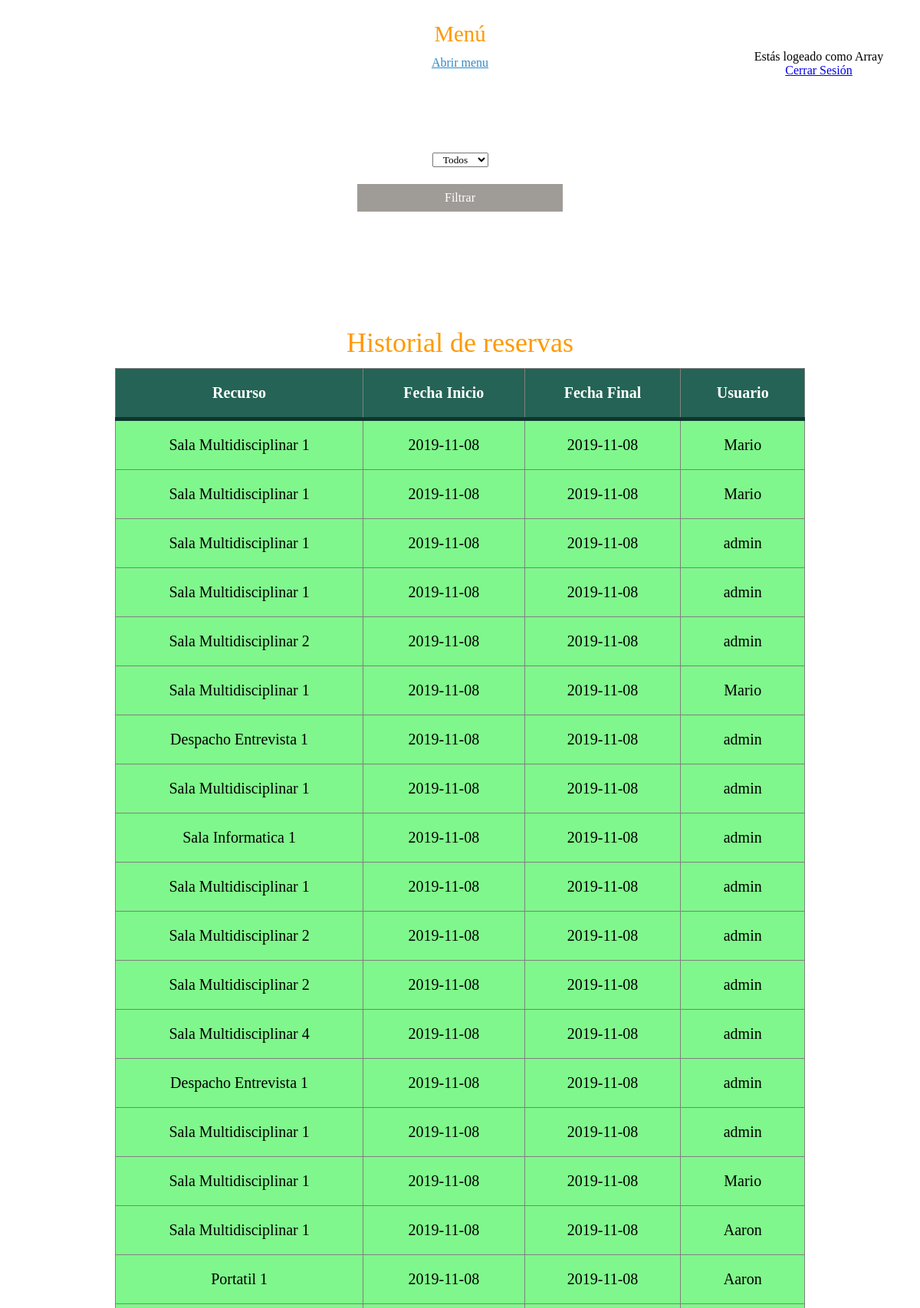
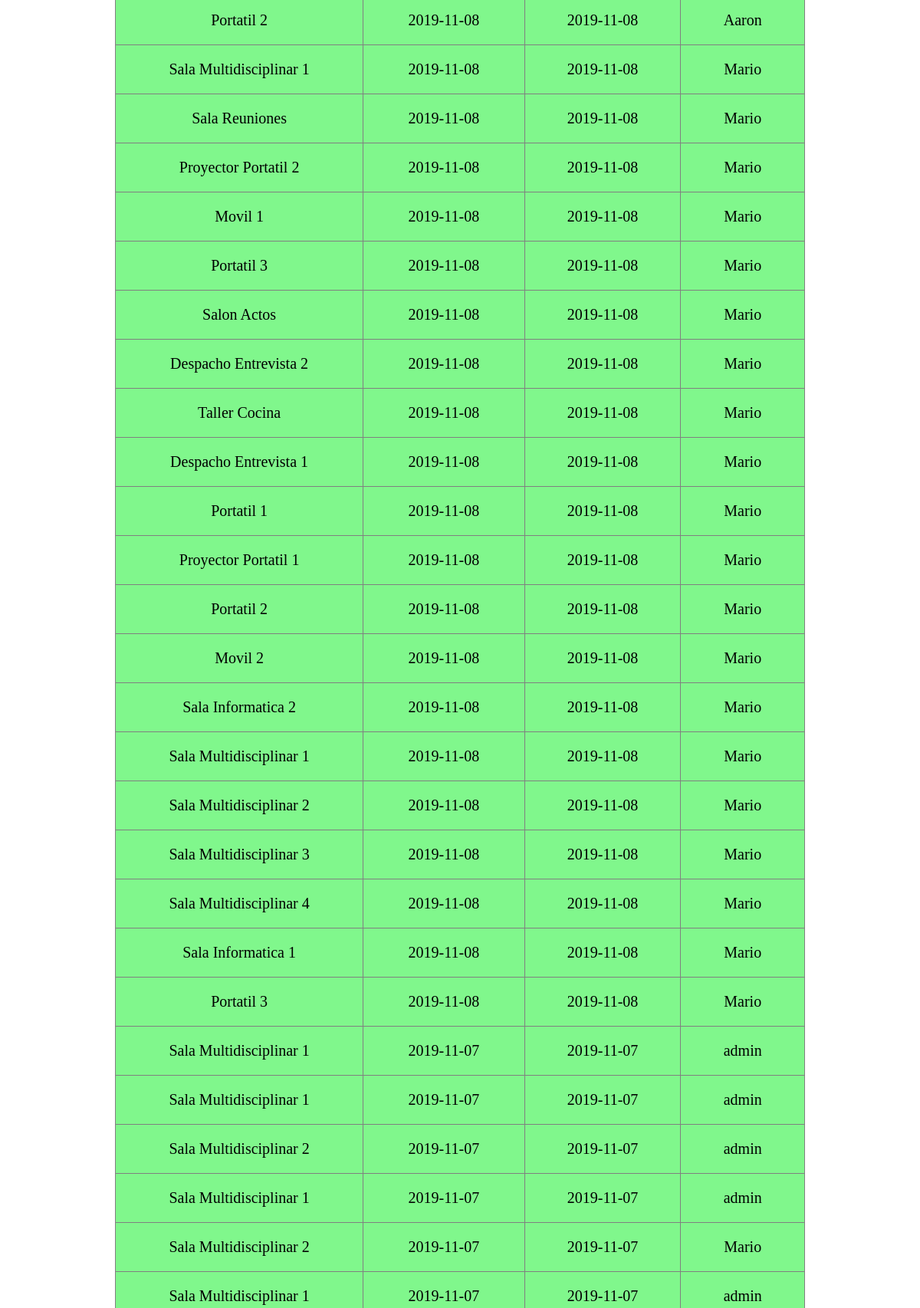
/historial.php (signed in, upper part), run on the app's committed database (2 pictures, top to bottom).
### tables this page shows
CREATE TABLE `reserva` (
  `id_reserva` int(3) NOT NULL,
  `fecha_ini` date NOT NULL,
  `fecha_fin` date DEFAULT NULL,
  `hora_ini` time NOT NULL,
  `hora_fin` time DEFAULT NULL,
  `id_usu` int(11) DEFAULT NULL,
  `id_recursos` int(3) DEFAULT NULL
);

CREATE TABLE `recursos` (
  `id_recursos` int(3) NOT NULL,
  `nombre_recurso` varchar(100) NOT NULL,
  `descripcion` varchar(255) NOT NULL,
  `imagen` varchar(100) DEFAULT NULL,
  `id_disponible` int(3) DEFAULT NULL,
  `id_tipo_recurso` int(3) DEFAULT NULL
);

CREATE TABLE `usuarios` (
  `id_usu` int(11) NOT NULL,
  `user` varchar(50) NOT NULL,
  `password` text NOT NULL
);

### historial.php (the view, shortened to what this page needs)
<!DOCTYPE html>
<html>
<head>
	<link rel="stylesheet" type="text/css" href="estilos2.css">
    <link rel="stylesheet" type="text/css" href="tabla.css">
</head>
<body>
</head>
<body>
<?php
	if(isset($_SESSION['username'])){
	$usuario = $_SESSION['username'];
}
?>
<div id="contenido">
  <h1>Menú</h1>
  <a id="abrir" class="abrir-cerrar" href="javascript:void(0)" onclick="mostrar()">Abrir menu</a><a id="cerrar" class="abrir-cerrar" href="#" onclick="ocultar()">Cerrar menu</a>
</div>
	<?php
	if(isset($_SESSION['username'])){
	$usuario = $_SESSION['username'];
}
	if(isset($usuario)){
echo "<div class='derecha'>";
echo "<br>";
echo "Estás logeado como ".$usuario;
echo "<br>";
echo "<a href='procesos/cerrar.php'>Cerrar Sesión </a>";
echo "</div>";
		include 'procesos/connection.php';
echo "<form action='historial.php' method='post'>
    <select name='usuario'>
        <option value=''>Todos</option>
        <option value='admin'>Admin</option>
        <option value='Aaron'>Aaron</option>
        <option value='fernando'>Fernando</option>
        <option value='Mario'>Mario</option>
    </select>
    <input type='submit' name='subir' value='Filtrar' class='btnfiltrar'/>
</form>";
if (!isset($_POST['usuario'])) {
            $usu='';
        }else{
            $usu=$_POST['usuario'];
        }
if ($usu=='') {
		$query= "SELECT * from Usuarios inner join reserva on usuarios.id_usu=reserva.id_usu
inner join recursos on recursos.id_recursos=reserva.id_recursos ORDER BY reserva.fecha_ini DESC";
		$result=mysqli_query($db,$query);
			echo "<div class='cuadrado'";
            echo '<div id="main-container">
            <h1 style="margin-top:-10%;">Historial de reservas </h1>
        <table>
            <thead>
                <tr>
                    <th>Recurso</th><th>Fecha Inicio</th><th>Fecha Final</th><th>Usuario</th>
                </tr>
                </thead>';
			while ($row=mysqli_fetch_array($result)) {
                $recurso=$row['nombre_recurso'];
                 echo "<tr style='background-color:rgba(97,245,112,0.80);'>";
                    echo "<td><h4'>$recurso</td>"."<td>".$row['fecha_ini']."<td><h4'>".$row['fecha_fin']."</td><td>".$row['user']."</td></tr>";
			}
                echo "</tr>
        </table>
    </div>";
}
		}else{
echo "Porfavor, tienes que inciar sesión en la página del login: ";
echo "<a href='login.php'>Iniciar Sesión </a>";
}
	?></div>
</body>
</html>

### estilos2.css (style rules this page uses)
#main-container { width: 800px; }
* { padding: 0; margin: 0; font-family: century gothic; text-align: center; }
form { padding: 50px 20px; margin: calc(25% + 100px); margin-top: 70px; padding-top: 28px; margin-bottom: 30px }
.cuadrado { padding: 50px 20px; font-size: 20px; margin: calc(10% + 100px); margin-top: 70px; padding-top: 28px; margin-bottom: 30px }
h1 { text-align: center; padding: 12px; color: #444 }
input { width: calc(120% - 20px); padding: 9px; margin: auto; margin-top: 12px; font-size: 16px }
input[type='submit'] { background-color: #4 8e; color: #fff; width: calc(80% - 20px); margin: 0 10%; margin-top: 22px; border: none; }

### tabla.css (style rules this page uses)
#main-container { margin: 150px auto; width: 900px; }
table { border: grey 1px solid; text-align: left; border-collapse: collapse; width: 100%; border-radius: 1px; }
th, td { padding: 20px; border: grey 1px solid; }
thead { background-color: #246355; border-bottom: solid 5px #0F362D; color: white; }
.derecha { margin-left: 78%; margin-top: -5%; }
.btnfiltrar { background-color:rgba(149,145,140,0.90); }

### historial.php (style rules this page uses)
body { background:url(https://www.elsetge.cat/myimg/f/145-1452323_nature-landscape-sky-clouds-himalayas-mountain-minimalist-nature.jpg)no-repeat fixed center; }
body { font-family: "Segoe UI", sans-serif; font-size:100%; }
h1 { color:#f90; font-size:180%; font-weight:normal; }
#contenido { transition: margin-left .4s; padding: 1rem; }
.abrir-cerrar { color: #2E88C7; font-size:1rem; }

### data on the page
reserva: id_recursos.nombre_recurso "Sala Multidisciplinar 1", fecha_ini "2019-11-08", fecha_fin "2019-11-08", id_usu.user "Mario"
reserva: id_recursos.nombre_recurso "Sala Multidisciplinar 1", fecha_ini "2019-11-08", fecha_fin "2019-11-08", id_usu.user "Mario"
reserva: id_recursos.nombre_recurso "Sala Multidisciplinar 1", fecha_ini "2019-11-08", fecha_fin "2019-11-08", id_usu.user "admin"
reserva: id_recursos.nombre_recurso "Sala Multidisciplinar 1", fecha_ini "2019-11-08", fecha_fin "2019-11-08", id_usu.user "admin"
reserva: id_recursos.nombre_recurso "Sala Multidisciplinar 2", fecha_ini "2019-11-08", fecha_fin "2019-11-08", id_usu.user "admin"
reserva: id_recursos.nombre_recurso "Sala Multidisciplinar 1", fecha_ini "2019-11-08", fecha_fin "2019-11-08", id_usu.user "Mario"
reserva: id_recursos.nombre_recurso "Despacho Entrevista 1", fecha_ini "2019-11-08", fecha_fin "2019-11-08", id_usu.user "admin"
reserva: id_recursos.nombre_recurso "Sala Multidisciplinar 1", fecha_ini "2019-11-08", fecha_fin "2019-11-08", id_usu.user "admin"
reserva: id_recursos.nombre_recurso "Sala Informatica 1", fecha_ini "2019-11-08", fecha_fin "2019-11-08", id_usu.user "admin"
reserva: id_recursos.nombre_recurso "Sala Multidisciplinar 1", fecha_ini "2019-11-08", fecha_fin "2019-11-08", id_usu.user "admin"
reserva: id_recursos.nombre_recurso "Sala Multidisciplinar 2", fecha_ini "2019-11-08", fecha_fin "2019-11-08", id_usu.user "admin"
reserva: id_recursos.nombre_recurso "Sala Multidisciplinar 2", fecha_ini "2019-11-08", fecha_fin "2019-11-08", id_usu.user "admin"
reserva: id_recursos.nombre_recurso "Sala Multidisciplinar 4", fecha_ini "2019-11-08", fecha_fin "2019-11-08", id_usu.user "admin"
reserva: id_recursos.nombre_recurso "Despacho Entrevista 1", fecha_ini "2019-11-08", fecha_fin "2019-11-08", id_usu.user "admin"
reserva: id_recursos.nombre_recurso "Sala Multidisciplinar 1", fecha_ini "2019-11-08", fecha_fin "2019-11-08", id_usu.user "admin"
reserva: id_recursos.nombre_recurso "Sala Multidisciplinar 1", fecha_ini "2019-11-08", fecha_fin "2019-11-08", id_usu.user "Mario"
reserva: id_recursos.nombre_recurso "Sala Multidisciplinar 1", fecha_ini "2019-11-08", fecha_fin "2019-11-08", id_usu.user "Aaron"
reserva: id_recursos.nombre_recurso "Portatil 1", fecha_ini "2019-11-08", fecha_fin "2019-11-08", id_usu.user "Aaron"
reserva: id_recursos.nombre_recurso "Portatil 2", fecha_ini "2019-11-08", fecha_fin "2019-11-08", id_usu.user "Aaron"
reserva: id_recursos.nombre_recurso "Sala Multidisciplinar 1", fecha_ini "2019-11-08", fecha_fin "2019-11-08", id_usu.user "Mario"
reserva: id_recursos.nombre_recurso "Sala Reuniones", fecha_ini "2019-11-08", fecha_fin "2019-11-08", id_usu.user "Mario"
reserva: id_recursos.nombre_recurso "Proyector Portatil 2", fecha_ini "2019-11-08", fecha_fin "2019-11-08", id_usu.user "Mario"
reserva: id_recursos.nombre_recurso "Movil 1", fecha_ini "2019-11-08", fecha_fin "2019-11-08", id_usu.user "Mario"
reserva: id_recursos.nombre_recurso "Portatil 3", fecha_ini "2019-11-08", fecha_fin "2019-11-08", id_usu.user "Mario"
reserva: id_recursos.nombre_recurso "Salon Actos", fecha_ini "2019-11-08", fecha_fin "2019-11-08", id_usu.user "Mario"
reserva: id_recursos.nombre_recurso "Despacho Entrevista 2", fecha_ini "2019-11-08", fecha_fin "2019-11-08", id_usu.user "Mario"
reserva: id_recursos.nombre_recurso "Taller Cocina", fecha_ini "2019-11-08", fecha_fin "2019-11-08", id_usu.user "Mario"
reserva: id_recursos.nombre_recurso "Despacho Entrevista 1", fecha_ini "2019-11-08", fecha_fin "2019-11-08", id_usu.user "Mario"
reserva: id_recursos.nombre_recurso "Portatil 1", fecha_ini "2019-11-08", fecha_fin "2019-11-08", id_usu.user "Mario"
reserva: id_recursos.nombre_recurso "Proyector Portatil 1", fecha_ini "2019-11-08", fecha_fin "2019-11-08", id_usu.user "Mario"
reserva: id_recursos.nombre_recurso "Portatil 2", fecha_ini "2019-11-08", fecha_fin "2019-11-08", id_usu.user "Mario"
reserva: id_recursos.nombre_recurso "Movil 2", fecha_ini "2019-11-08", fecha_fin "2019-11-08", id_usu.user "Mario"
reserva: id_recursos.nombre_recurso "Sala Informatica 2", fecha_ini "2019-11-08", fecha_fin "2019-11-08", id_usu.user "Mario"
reserva: id_recursos.nombre_recurso "Sala Multidisciplinar 1", fecha_ini "2019-11-08", fecha_fin "2019-11-08", id_usu.user "Mario"
reserva: id_recursos.nombre_recurso "Sala Multidisciplinar 2", fecha_ini "2019-11-08", fecha_fin "2019-11-08", id_usu.user "Mario"
reserva: id_recursos.nombre_recurso "Sala Multidisciplinar 3", fecha_ini "2019-11-08", fecha_fin "2019-11-08", id_usu.user "Mario"
reserva: id_recursos.nombre_recurso "Sala Multidisciplinar 4", fecha_ini "2019-11-08", fecha_fin "2019-11-08", id_usu.user "Mario"
reserva: id_recursos.nombre_recurso "Sala Informatica 1", fecha_ini "2019-11-08", fecha_fin "2019-11-08", id_usu.user "Mario"
reserva: id_recursos.nombre_recurso "Portatil 3", fecha_ini "2019-11-08", fecha_fin "2019-11-08", id_usu.user "Mario"
reserva: id_recursos.nombre_recurso "Sala Multidisciplinar 1", fecha_ini "2019-11-07", fecha_fin "2019-11-07", id_usu.user "admin"
reserva: id_recursos.nombre_recurso "Sala Multidisciplinar 1", fecha_ini "2019-11-07", fecha_fin "2019-11-07", id_usu.user "admin"
reserva: id_recursos.nombre_recurso "Sala Multidisciplinar 2", fecha_ini "2019-11-07", fecha_fin "2019-11-07", id_usu.user "admin"
reserva: id_recursos.nombre_recurso "Sala Multidisciplinar 1", fecha_ini "2019-11-07", fecha_fin "2019-11-07", id_usu.user "admin"
reserva: id_recursos.nombre_recurso "Sala Multidisciplinar 2", fecha_ini "2019-11-07", fecha_fin "2019-11-07", id_usu.user "Mario"
reserva: id_recursos.nombre_recurso "Sala Multidisciplinar 1", fecha_ini "2019-11-07", fecha_fin "2019-11-07", id_usu.user "admin"

### other printed values
$usuario "Array"
